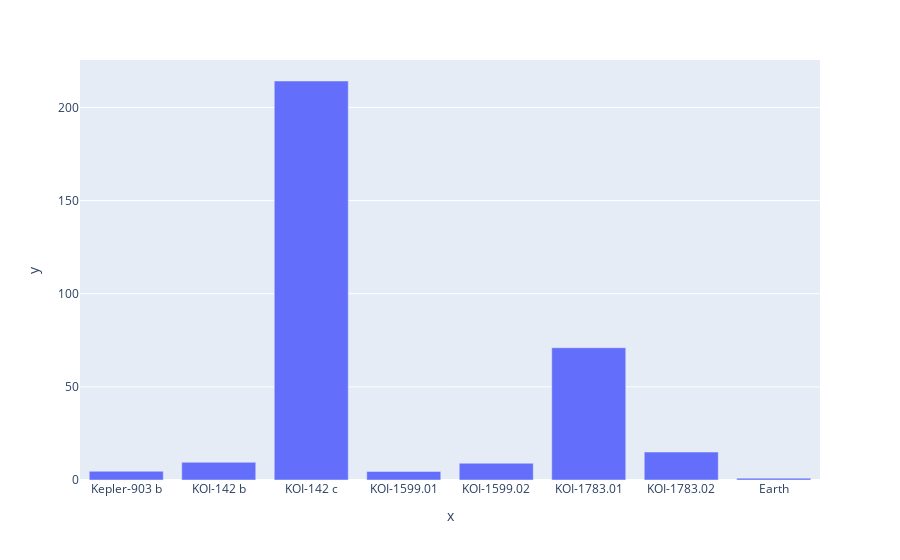

Source (notebook cell):
### Markdown cell above
Great, now let's plot a bar chart on the planet_mass column with these 6 planet data -

### Code cell
import plotly.express as px

hd_10180_planet_masses = []
hd_10180_planet_names = []
for planet_data in hd_10180_planets:
    hd_10180_planet_masses.append(planet_data[3])
    hd_10180_planet_names.append(planet_data[1])

hd_10180_planet_masses.append(1)
hd_10180_planet_names.append("Earth")

fig = px.bar(x=hd_10180_planet_names, y=hd_10180_planet_masses)
fig.show()

### Figure 1 — Plotly figure (JSON) as saved in the notebook; plotly's stock layout.template omitted (floating-point values rounded to 4 significant figures)
{"data": [{"alignmentgroup": "True", "hovertemplate": "x=%{x}<br>y=%{y}<extra></extra>", "legendgroup": "", "marker": {"color": "#636efa", "pattern": {"shape": ""}}, "name": "", "offsetgroup": "", "orientation": "v", "showlegend": false, "textposition": "auto", "type": "bar", "x": ["Kepler-903 b", "KOI-142 b", "KOI-142 c", "KOI-1599.01", "KOI-1599.02", "KOI-1783.01", "KOI-1783.02", "Earth"], "xaxis": "x", "y": ["4.7", "9.5", 214.2, "4.6", "9", 70.99, "15", 1], "yaxis": "y"}], "layout": {"barmode": "relative", "legend": {"tracegroupgap": 0}, "margin": {"t": 60}, "xaxis": {"anchor": "y", "domain": [0, 1], "title": {"text": "x"}}, "yaxis": {"anchor": "x", "domain": [0, 1], "title": {"text": "y"}}}}
